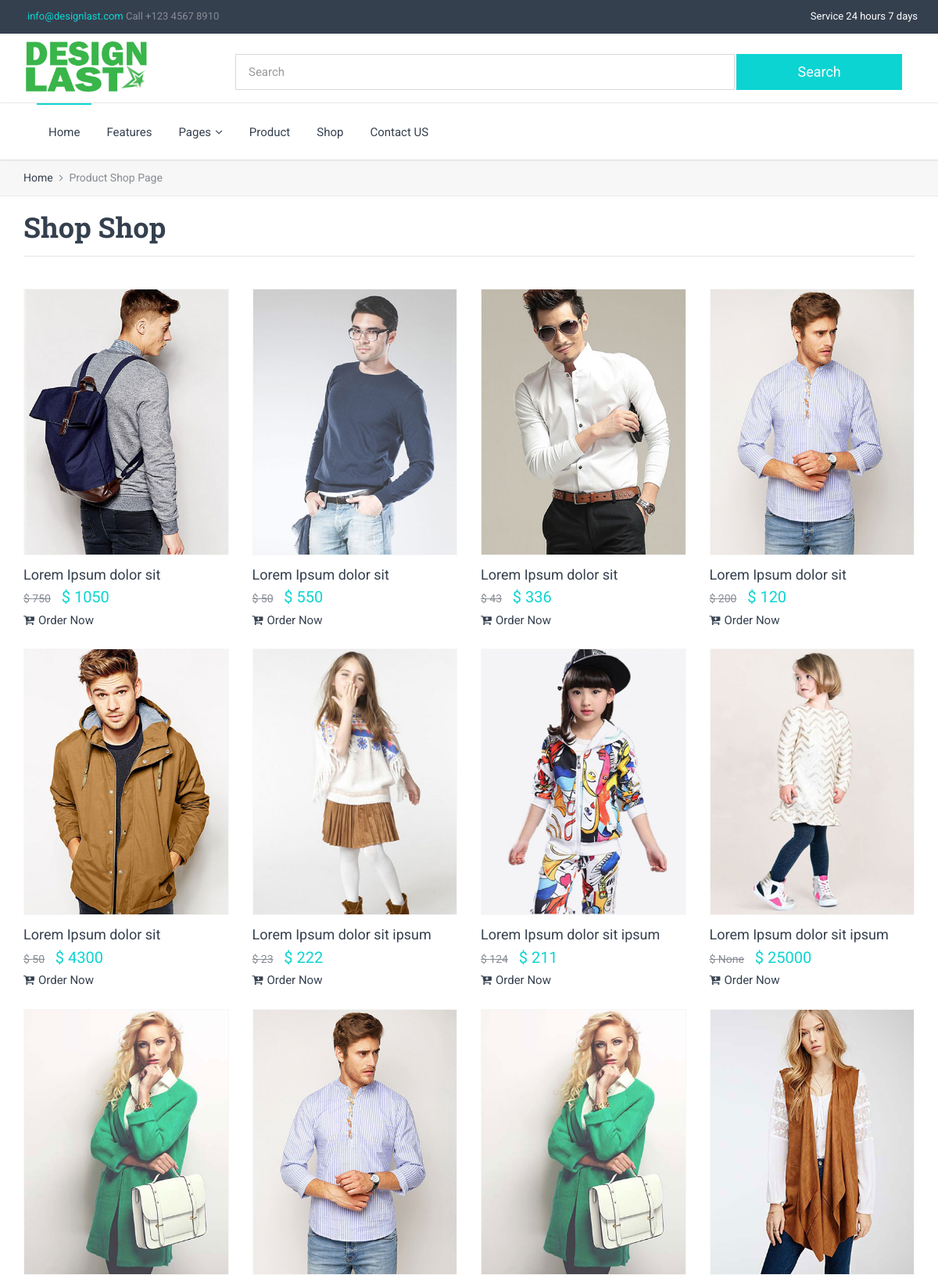
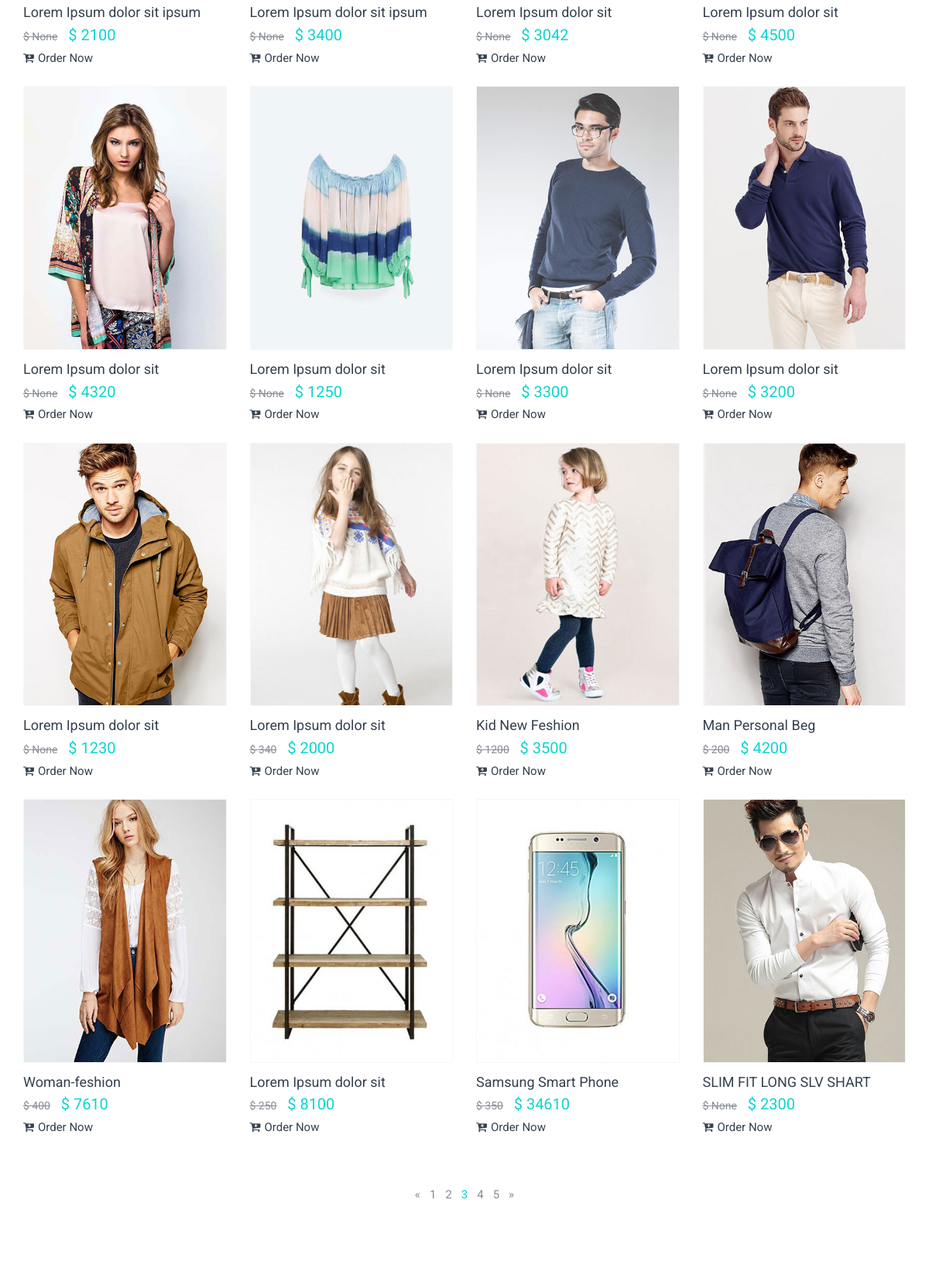
The app's page /shop/ (upper part) with its own data (2 pictures, top to bottom).
### shopapp/models.py (models this page shows, shortened)
class Product(models.Model):
    name = models.CharField(max_length = 100)
    product_code = models.IntegerField(blank = True, null = True)
    price = models.IntegerField()
    discount_price = models.IntegerField(blank = True, null = True)
    discount_off_price = models.IntegerField(blank = True, null = True)
    category = models.ForeignKey(Category, on_delete = models.CASCADE)
    color = models.ForeignKey(Color, on_delete = models.CASCADE)
    brand_name = models.ForeignKey(Brand, on_delete = models.CASCADE)
    image = models.ImageField(upload_to = 'product')
    order_now_link = models.URLField(max_length=200, blank=False)
    description = models.TextField()
    publish_on = models.DateTimeField(auto_now = False, auto_now_add = True)
    update_on = models.DateTimeField(auto_now = False, auto_now_add = True)

### shopapp/views.py (the view)
# urls.py: path('shop/', Shop_Project_Views.as_view(), name = 'Shop_Project_Views'),
class Shop_Project_Views(View):
    def get(self, request):
        all_products = Product.objects.all()
        search_query = request.GET.get('search_q')
        if search_query:
            all_products = all_products.filter(name__icontains = search_query)
        context = {
            'all_products' : all_products
        }
        template_name = 'design/shop.html'
        return render(request, template_name, context)

### templates/design/shop.html (shortened to what this page needs)
{% extends 'app/base.html' %}
{% load static %}
{% block content %}
        <div class="breadcrumbs">
            <div class="container">
                <div class="row">
                    <div class="col-sm-12">
                        <ul>
                            <li><a href="{% url 'homepage' %}">Home</a></li>
                            <li class="active">Product Shop Page</li>
                        </ul>
                    </div>
                </div>
            </div>
        </div>
        <section class="section white-backgorund">
            <div class="container">
                <div class="row">
                    <div class="col-sm-12">
                        <div class="row">
                            <div class="col-sm-12 text-left">
                                <h2 style="margin-top: -50px" class="title">Shop Shop</h2>
                            </div>
                        </div>
                        <hr class="spacer-5"><hr class="spacer-20 no-border">
                        <div class="row column-3">
                          {% if all_products %}
                          {% for item in all_products %}
                            <div class="col-sm-6 col-md-3">
                                <div class="thumbnail store style1">
                                    <div class="header">
                                        <figure class="layer">
                                            <a href="javascript:void(0);">
                                                <img src="/media/{{item.image}}" alt="">
                                            </a>
                                        </figure>
                                    </div>
                                    <div class="caption">
                                        <h6 class="regular"><a href="{% url 'Single_page_views' item.id %}">{{ item.name }}</a></h6>
                                        <div class="price">
                                            <small class="amount off">$ {{ item.discount_price }}</small>
                                            <span class="amount text-primary">$ {{ item.price }}</span>
                                        </div>
                                        <a href="{{item.order_now_link}}"><i class="fa fa-cart-plus mr-5"></i>Order Now</a>
                                    </div>
                                </div>
                            </div>
                            {% endfor %}
                            {% endif %}
                        </div>
                        <hr class="spacer-10 no-border">
                        <div class="row">
                            <div class="col-sm-12 text-center">
                                <nav>
                                    <ul class="pagination">
                                        <li class="disabled"><a href="#" aria-label="Previous"><span aria-hidden="true">&laquo;</span></a></li>
                                        <li><a href="#">1</a></li>
                                        <li><a href="#">2</a></li>
                                        <li class="active"><a href="#">3</a></li>
                                        <li><a href="#">4</a></li>
                                        <li><a href="#">5</a></li>
                                        <li><a href="#" aria-label="Next"><span aria-hidden="true">&raquo;</span></a></li>
                                    </ul>
                                </nav>
                            </div>
                        </div>
                    </div>
                </div>
            </div>
        </section>
{% endblock %}

### records on screen
Product: image (picture), name "Lorem Ipsum dolor sit", discount_price "750", price "1050"
Product: image (picture), name "Lorem Ipsum dolor sit", discount_price "50", price "550"
Product: image (picture), name "Lorem Ipsum dolor sit", discount_price "43", price "336"
Product: image (picture), name "Lorem Ipsum dolor sit", discount_price "200", price "120"
Product: image (picture), name "Lorem Ipsum dolor sit", discount_price "50", price "4300"
Product: image (picture), name "Lorem Ipsum dolor sit ipsum", discount_price "23", price "222"
Product: image (picture), name "Lorem Ipsum dolor sit ipsum", discount_price "124", price "211"
Product: image (picture), name "Lorem Ipsum dolor sit ipsum", discount_price "None", price "25000"
Product: image (picture), name "Lorem Ipsum dolor sit ipsum", discount_price "None", price "2100"
Product: image (picture), name "Lorem Ipsum dolor sit ipsum", discount_price "None", price "3400"
Product: image (picture), name "Lorem Ipsum dolor sit", discount_price "None", price "3042"
Product: image (picture), name "Lorem Ipsum dolor sit", discount_price "None", price "4500"
Product: image (picture), name "Lorem Ipsum dolor sit", discount_price "None", price "4320"
Product: image (picture), name "Lorem Ipsum dolor sit", discount_price "None", price "1250"
Product: image (picture), name "Lorem Ipsum dolor sit", discount_price "None", price "3300"
Product: image (picture), name "Lorem Ipsum dolor sit", discount_price "None", price "3200"
Product: image (picture), name "Lorem Ipsum dolor sit", discount_price "None", price "1230"
Product: image (picture), name "Lorem Ipsum dolor sit", discount_price "340", price "2000"
Product: image (picture), name "Kid New Feshion", discount_price "1200", price "3500"
Product: image (picture), name "Man Personal Beg", discount_price "200", price "4200"
Product: image (picture), name "Woman-feshion", discount_price "400", price "7610"
Product: image (picture), name "Lorem Ipsum dolor sit", discount_price "250", price "8100"
Product: image (picture), name "Samsung Smart Phone", discount_price "350", price "34610"
Product: image (picture), name "SLIM FIT LONG SLV SHART", discount_price "None", price "2300"
